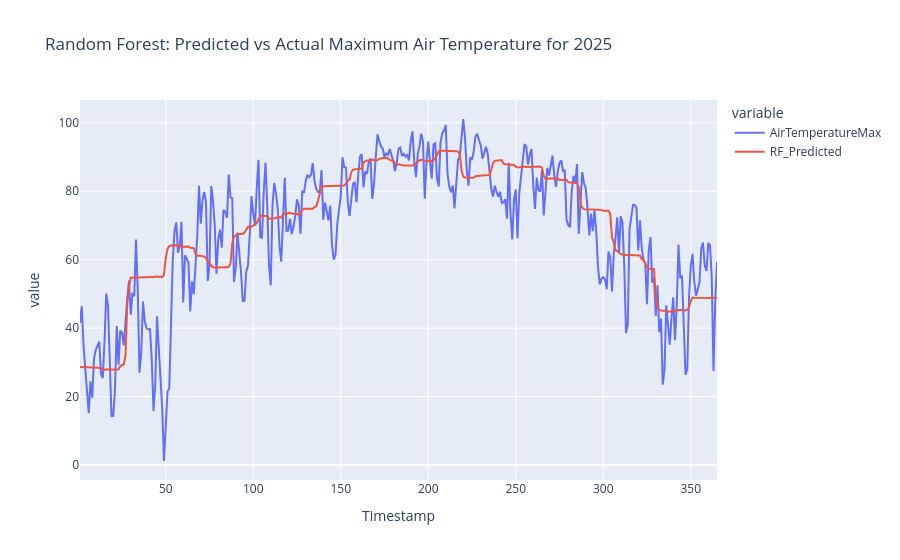

The notebook cell this image was saved under:
### Markdown cell above
We can do the same with a Random Forest model

### Code cell
# Random forest model of each year's temperature curve
from sklearn.ensemble import RandomForestRegressor
for year in years:
    year_data = combined_df[combined_df["Year"] == year]
    X = year_data["Timestamp"].values.reshape(-1, 1)
    y = year_data["AirTemperatureMax"].values
    model = RandomForestRegressor(n_estimators=100, random_state=42, min_samples_leaf=10, max_depth=10)
    model.fit(X, y)
    combined_df.loc[combined_df["Year"] == year, "RF_Predicted"] = model.predict(X)

# Predict 2025 temperatures using the random forest model
rf_predicted_2025 = model.predict(mhk2025["Timestamp"].values.reshape(-1, 1))
mhk2025["RF_Predicted"] = rf_predicted_2025

# Plotting predicted vs actual for 2025 using random forest
fig = px.line(mhk2025, x="Timestamp", y=["AirTemperatureMax", "RF_Predicted"], title="Random Forest: Predicted vs Actual Maximum Air Temperature for 2025")
fig.show()

### Figure 1 — Plotly figure (JSON) as saved in the notebook; plotly's stock layout.template omitted (floating-point values rounded to 4 significant figures; data arrays with more than 128 entries replaced by an {"elided": "..."} marker saying what was removed)
{"data": [{"hovertemplate": "variable=AirTemperatureMax<br>Timestamp=%{x}<br>value=%{y}<extra></extra>", "legendgroup": "AirTemperatureMax", "line": {"color": "#636efa", "dash": "solid"}, "marker": {"symbol": "circle"}, "mode": "lines", "name": "AirTemperatureMax", "orientation": "v", "showlegend": true, "type": "scatter", "x": {"elided": "365 int values"}, "xaxis": "x", "y": {"elided": "365 float values"}, "yaxis": "y"}, {"hovertemplate": "variable=RF_Predicted<br>Timestamp=%{x}<br>value=%{y}<extra></extra>", "legendgroup": "RF_Predicted", "line": {"color": "#EF553B", "dash": "solid"}, "marker": {"symbol": "circle"}, "mode": "lines", "name": "RF_Predicted", "orientation": "v", "showlegend": true, "type": "scatter", "x": {"elided": "365 int values"}, "xaxis": "x", "y": {"elided": "365 float values"}, "yaxis": "y"}], "layout": {"legend": {"title": {"text": "variable"}, "tracegroupgap": 0}, "title": {"text": "Random Forest: Predicted vs Actual Maximum Air Temperature for 2025"}, "xaxis": {"anchor": "y", "domain": [0, 1], "title": {"text": "Timestamp"}}, "yaxis": {"anchor": "x", "domain": [0, 1], "title": {"text": "value"}}}}
